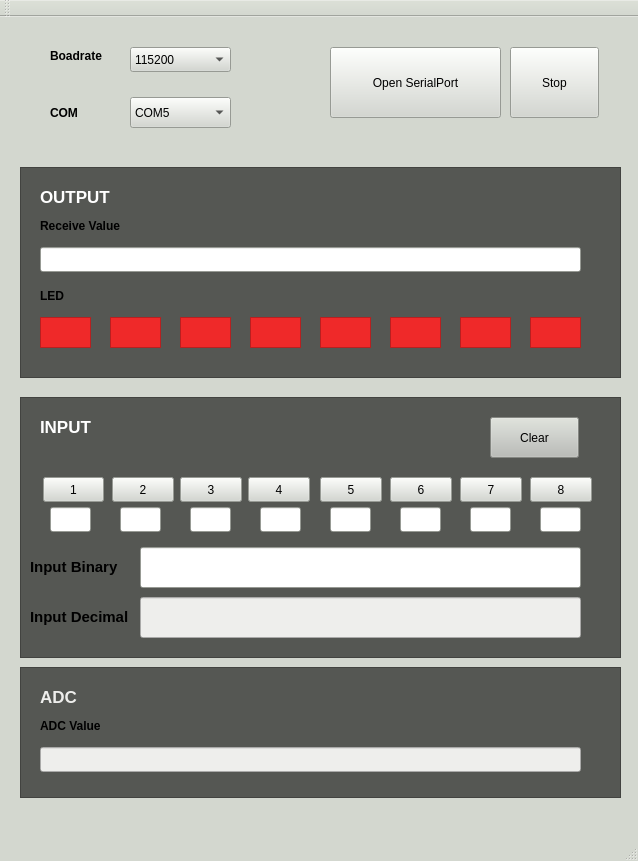
<?xml version="1.0" encoding="UTF-8"?>
<ui version="4.0">
 <class>MainWindow</class>
 <widget class="QMainWindow" name="MainWindow">
  <property name="geometry">
   <rect>
    <x>0</x>
    <y>0</y>
    <width>638</width>
    <height>861</height>
   </rect>
  </property>
  <property name="palette">
   <palette>
    <active>
     <colorrole role="WindowText">
      <brush brushstyle="SolidPattern">
       <color alpha="255">
        <red>0</red>
        <green>0</green>
        <blue>0</blue>
       </color>
      </brush>
     </colorrole>
     <colorrole role="Button">
      <brush brushstyle="SolidPattern">
       <color alpha="255">
        <red>211</red>
        <green>215</green>
        <blue>207</blue>
       </color>
      </brush>
     </colorrole>
     <colorrole role="Light">
      <brush brushstyle="SolidPattern">
       <color alpha="255">
        <red>255</red>
        <green>255</green>
        <blue>255</blue>
       </color>
      </brush>
     </colorrole>
     <colorrole role="Midlight">
      <brush brushstyle="SolidPattern">
       <color alpha="255">
        <red>233</red>
        <green>235</green>
        <blue>231</blue>
       </color>
      </brush>
     </colorrole>
     <colorrole role="Dark">
      <brush brushstyle="SolidPattern">
       <color alpha="255">
        <red>105</red>
        <green>107</green>
        <blue>103</blue>
       </color>
      </brush>
     </colorrole>
     <colorrole role="Mid">
      <brush brushstyle="SolidPattern">
       <color alpha="255">
        <red>141</red>
        <green>143</green>
        <blue>138</blue>
       </color>
      </brush>
     </colorrole>
     <colorrole role="Text">
      <brush brushstyle="SolidPattern">
       <color alpha="255">
        <red>0</red>
        <green>0</green>
        <blue>0</blue>
       </color>
      </brush>
     </colorrole>
     <colorrole role="BrightText">
      <brush brushstyle="SolidPattern">
       <color alpha="255">
        <red>255</red>
        <green>255</green>
        <blue>255</blue>
       </color>
      </brush>
     </colorrole>
     <colorrole role="ButtonText">
      <brush brushstyle="SolidPattern">
       <color alpha="255">
        <red>0</red>
        <green>0</green>
        <blue>0</blue>
       </color>
      </brush>
     </colorrole>
     <colorrole role="Base">
      <brush brushstyle="SolidPattern">
       <color alpha="255">
        <red>255</red>
        <green>255</green>
        <blue>255</blue>
       </color>
      </brush>
     </colorrole>
     <colorrole role="Window">
      <brush brushstyle="SolidPattern">
       <color alpha="255">
        <red>211</red>
        <green>215</green>
        <blue>207</blue>
       </color>
      </brush>
     </colorrole>
     <colorrole role="Shadow">
      <brush brushstyle="SolidPattern">
       <color alpha="255">
        <red>0</red>
        <green>0</green>
        <blue>0</blue>
       </color>
      </brush>
     </colorrole>
     <colorrole role="AlternateBase">
      <brush brushstyle="SolidPattern">
       <color alpha="255">
        <red>233</red>
        <green>235</green>
        <blue>231</blue>
       </color>
      </brush>
     </colorrole>
     <colorrole role="ToolTipBase">
      <brush brushstyle="SolidPattern">
       <color alpha="255">
        <red>255</red>
        <green>255</green>
        <blue>220</blue>
       </color>
      </brush>
     </colorrole>
     <colorrole role="ToolTipText">
      <brush brushstyle="SolidPattern">
       <color alpha="255">
        <red>0</red>
        <green>0</green>
        <blue>0</blue>
       </color>
      </brush>
     </colorrole>
    </active>
    <inactive>
     <colorrole role="WindowText">
      <brush brushstyle="SolidPattern">
       <color alpha="255">
        <red>0</red>
        <green>0</green>
        <blue>0</blue>
       </color>
      </brush>
     </colorrole>
     <colorrole role="Button">
      <brush brushstyle="SolidPattern">
       <color alpha="255">
        <red>211</red>
        <green>215</green>
        <blue>207</blue>
       </color>
      </brush>
     </colorrole>
     <colorrole role="Light">
      <brush brushstyle="SolidPattern">
       <color alpha="255">
        <red>255</red>
        <green>255</green>
        <blue>255</blue>
       </color>
      </brush>
     </colorrole>
     <colorrole role="Midlight">
      <brush brushstyle="SolidPattern">
       <color alpha="255">
        <red>233</red>
        <green>235</green>
        <blue>231</blue>
       </color>
      </brush>
     </colorrole>
     <colorrole role="Dark">
      <brush brushstyle="SolidPattern">
       <color alpha="255">
        <red>105</red>
        <green>107</green>
        <blue>103</blue>
       </color>
      </brush>
     </colorrole>
     <colorrole role="Mid">
      <brush brushstyle="SolidPattern">
       <color alpha="255">
        <red>141</red>
        <green>143</green>
        <blue>138</blue>
       </color>
      </brush>
     </colorrole>
     <colorrole role="Text">
      <brush brushstyle="SolidPattern">
       <color alpha="255">
        <red>0</red>
        <green>0</green>
        <blue>0</blue>
       </color>
      </brush>
     </colorrole>
     <colorrole role="BrightText">
      <brush brushstyle="SolidPattern">
       <color alpha="255">
        <red>255</red>
        <green>255</green>
        <blue>255</blue>
       </color>
      </brush>
     </colorrole>
     <colorrole role="ButtonText">
      <brush brushstyle="SolidPattern">
       <color alpha="255">
        <red>0</red>
        <green>0</green>
        <blue>0</blue>
       </color>
      </brush>
     </colorrole>
     <colorrole role="Base">
      <brush brushstyle="SolidPattern">
       <color alpha="255">
        <red>255</red>
        <green>255</green>
        <blue>255</blue>
       </color>
      </brush>
     </colorrole>
     <colorrole role="Window">
      <brush brushstyle="SolidPattern">
       <color alpha="255">
        <red>211</red>
        <green>215</green>
        <blue>207</blue>
       </color>
      </brush>
     </colorrole>
     <colorrole role="Shadow">
      <brush brushstyle="SolidPattern">
       <color alpha="255">
        <red>0</red>
        <green>0</green>
        <blue>0</blue>
       </color>
      </brush>
     </colorrole>
     <colorrole role="AlternateBase">
      <brush brushstyle="SolidPattern">
       <color alpha="255">
        <red>233</red>
        <green>235</green>
        <blue>231</blue>
       </color>
      </brush>
     </colorrole>
     <colorrole role="ToolTipBase">
      <brush brushstyle="SolidPattern">
       <color alpha="255">
        <red>255</red>
        <green>255</green>
        <blue>220</blue>
       </color>
      </brush>
     </colorrole>
     <colorrole role="ToolTipText">
      <brush brushstyle="SolidPattern">
       <color alpha="255">
        <red>0</red>
        <green>0</green>
        <blue>0</blue>
       </color>
      </brush>
     </colorrole>
    </inactive>
    <disabled>
     <colorrole role="WindowText">
      <brush brushstyle="SolidPattern">
       <color alpha="255">
        <red>105</red>
        <green>107</green>
        <blue>103</blue>
       </color>
      </brush>
     </colorrole>
     <colorrole role="Button">
      <brush brushstyle="SolidPattern">
       <color alpha="255">
        <red>211</red>
        <green>215</green>
        <blue>207</blue>
       </color>
      </brush>
     </colorrole>
     <colorrole role="Light">
      <brush brushstyle="SolidPattern">
       <color alpha="255">
        <red>255</red>
        <green>255</green>
        <blue>255</blue>
       </color>
      </brush>
     </colorrole>
     <colorrole role="Midlight">
      <brush brushstyle="SolidPattern">
       <color alpha="255">
        <red>233</red>
        <green>235</green>
        <blue>231</blue>
       </color>
      </brush>
     </colorrole>
     <colorrole role="Dark">
      <brush brushstyle="SolidPattern">
       <color alpha="255">
        <red>105</red>
        <green>107</green>
        <blue>103</blue>
       </color>
      </brush>
     </colorrole>
     <colorrole role="Mid">
      <brush brushstyle="SolidPattern">
       <color alpha="255">
        <red>141</red>
        <green>143</green>
        <blue>138</blue>
       </color>
      </brush>
     </colorrole>
     <colorrole role="Text">
      <brush brushstyle="SolidPattern">
       <color alpha="255">
        <red>105</red>
        <green>107</green>
        <blue>103</blue>
       </color>
      </brush>
     </colorrole>
     <colorrole role="BrightText">
      <brush brushstyle="SolidPattern">
       <color alpha="255">
        <red>255</red>
        <green>255</green>
        <blue>255</blue>
       </color>
      </brush>
     </colorrole>
     <colorrole role="ButtonText">
      <brush brushstyle="SolidPattern">
       <color alpha="255">
        <red>105</red>
        <green>107</green>
        <blue>103</blue>
       </color>
      </brush>
     </colorrole>
     <colorrole role="Base">
      <brush brushstyle="SolidPattern">
       <color alpha="255">
        <red>211</red>
        <green>215</green>
        <blue>207</blue>
       </color>
      </brush>
     </colorrole>
     <colorrole role="Window">
      <brush brushstyle="SolidPattern">
       <color alpha="255">
        <red>211</red>
        <green>215</green>
        <blue>207</blue>
       </color>
      </brush>
     </colorrole>
     <colorrole role="Shadow">
      <brush brushstyle="SolidPattern">
       <color alpha="255">
        <red>0</red>
        <green>0</green>
        <blue>0</blue>
       </color>
      </brush>
     </colorrole>
     <colorrole role="AlternateBase">
      <brush brushstyle="SolidPattern">
       <color alpha="255">
        <red>211</red>
        <green>215</green>
        <blue>207</blue>
       </color>
      </brush>
     </colorrole>
     <colorrole role="ToolTipBase">
      <brush brushstyle="SolidPattern">
       <color alpha="255">
        <red>255</red>
        <green>255</green>
        <blue>220</blue>
       </color>
      </brush>
     </colorrole>
     <colorrole role="ToolTipText">
      <brush brushstyle="SolidPattern">
       <color alpha="255">
        <red>0</red>
        <green>0</green>
        <blue>0</blue>
       </color>
      </brush>
     </colorrole>
    </disabled>
   </palette>
  </property>
  <property name="windowTitle">
   <string>MainWindow</string>
  </property>
  <widget class="QWidget" name="centralWidget">
   <widget class="QLineEdit" name="r_value">
    <property name="geometry">
     <rect>
      <x>40</x>
      <y>230</y>
      <width>541</width>
      <height>25</height>
     </rect>
    </property>
   </widget>
   <widget class="QLabel" name="label">
    <property name="geometry">
     <rect>
      <x>40</x>
      <y>200</y>
      <width>121</width>
      <height>17</height>
     </rect>
    </property>
    <property name="font">
     <font>
      <weight>75</weight>
      <bold>true</bold>
     </font>
    </property>
    <property name="text">
     <string>Receive Value</string>
    </property>
   </widget>
   <widget class="QLineEdit" name="result_view">
    <property name="geometry">
     <rect>
      <x>140</x>
      <y>530</y>
      <width>441</width>
      <height>41</height>
     </rect>
    </property>
   </widget>
   <widget class="QLabel" name="label_2">
    <property name="geometry">
     <rect>
      <x>40</x>
      <y>270</y>
      <width>67</width>
      <height>17</height>
     </rect>
    </property>
    <property name="font">
     <font>
      <weight>75</weight>
      <bold>true</bold>
     </font>
    </property>
    <property name="text">
     <string>LED</string>
    </property>
   </widget>
   <widget class="QFrame" name="led1">
    <property name="geometry">
     <rect>
      <x>40</x>
      <y>300</y>
      <width>51</width>
      <height>31</height>
     </rect>
    </property>
    <property name="styleSheet">
     <string notr="true">background-color: rgb(239, 41, 41);</string>
    </property>
    <property name="frameShape">
     <enum>QFrame::StyledPanel</enum>
    </property>
    <property name="frameShadow">
     <enum>QFrame::Raised</enum>
    </property>
   </widget>
   <widget class="QFrame" name="led2">
    <property name="geometry">
     <rect>
      <x>110</x>
      <y>300</y>
      <width>51</width>
      <height>31</height>
     </rect>
    </property>
    <property name="styleSheet">
     <string notr="true">background-color: rgb(239, 41, 41);</string>
    </property>
    <property name="frameShape">
     <enum>QFrame::StyledPanel</enum>
    </property>
    <property name="frameShadow">
     <enum>QFrame::Raised</enum>
    </property>
   </widget>
   <widget class="QFrame" name="led8">
    <property name="geometry">
     <rect>
      <x>530</x>
      <y>300</y>
      <width>51</width>
      <height>31</height>
     </rect>
    </property>
    <property name="styleSheet">
     <string notr="true">background-color: rgb(239, 41, 41);</string>
    </property>
    <property name="frameShape">
     <enum>QFrame::StyledPanel</enum>
    </property>
    <property name="frameShadow">
     <enum>QFrame::Raised</enum>
    </property>
   </widget>
   <widget class="QFrame" name="led6">
    <property name="geometry">
     <rect>
      <x>390</x>
      <y>300</y>
      <width>51</width>
      <height>31</height>
     </rect>
    </property>
    <property name="styleSheet">
     <string notr="true">background-color: rgb(239, 41, 41);</string>
    </property>
    <property name="frameShape">
     <enum>QFrame::StyledPanel</enum>
    </property>
    <property name="frameShadow">
     <enum>QFrame::Raised</enum>
    </property>
   </widget>
   <widget class="QFrame" name="led5">
    <property name="geometry">
     <rect>
      <x>320</x>
      <y>300</y>
      <width>51</width>
      <height>31</height>
     </rect>
    </property>
    <property name="styleSheet">
     <string notr="true">background-color: rgb(239, 41, 41);</string>
    </property>
    <property name="frameShape">
     <enum>QFrame::StyledPanel</enum>
    </property>
    <property name="frameShadow">
     <enum>QFrame::Raised</enum>
    </property>
   </widget>
   <widget class="QFrame" name="led7">
    <property name="geometry">
     <rect>
      <x>460</x>
      <y>300</y>
      <width>51</width>
      <height>31</height>
     </rect>
    </property>
    <property name="styleSheet">
     <string notr="true">background-color: rgb(239, 41, 41);</string>
    </property>
    <property name="frameShape">
     <enum>QFrame::StyledPanel</enum>
    </property>
    <property name="frameShadow">
     <enum>QFrame::Raised</enum>
    </property>
   </widget>
   <widget class="QFrame" name="led3">
    <property name="geometry">
     <rect>
      <x>180</x>
      <y>300</y>
      <width>51</width>
      <height>31</height>
     </rect>
    </property>
    <property name="styleSheet">
     <string notr="true">background-color: rgb(239, 41, 41);</string>
    </property>
    <property name="frameShape">
     <enum>QFrame::StyledPanel</enum>
    </property>
    <property name="frameShadow">
     <enum>QFrame::Raised</enum>
    </property>
   </widget>
   <widget class="QFrame" name="led4">
    <property name="geometry">
     <rect>
      <x>250</x>
      <y>300</y>
      <width>51</width>
      <height>31</height>
     </rect>
    </property>
    <property name="styleSheet">
     <string notr="true">background-color: rgb(239, 41, 41);</string>
    </property>
    <property name="frameShape">
     <enum>QFrame::StyledPanel</enum>
    </property>
    <property name="frameShadow">
     <enum>QFrame::Raised</enum>
    </property>
   </widget>
   <widget class="QPushButton" name="openBtn">
    <property name="geometry">
     <rect>
      <x>330</x>
      <y>30</y>
      <width>171</width>
      <height>71</height>
     </rect>
    </property>
    <property name="text">
     <string>Open SerialPort</string>
    </property>
   </widget>
   <widget class="QLineEdit" name="input_value6">
    <property name="geometry">
     <rect>
      <x>400</x>
      <y>490</y>
      <width>41</width>
      <height>25</height>
     </rect>
    </property>
   </widget>
   <widget class="QLineEdit" name="input_value5">
    <property name="geometry">
     <rect>
      <x>330</x>
      <y>490</y>
      <width>41</width>
      <height>25</height>
     </rect>
    </property>
   </widget>
   <widget class="QLineEdit" name="input_value7">
    <property name="geometry">
     <rect>
      <x>470</x>
      <y>490</y>
      <width>41</width>
      <height>25</height>
     </rect>
    </property>
   </widget>
   <widget class="QLineEdit" name="input_value1">
    <property name="geometry">
     <rect>
      <x>50</x>
      <y>490</y>
      <width>41</width>
      <height>25</height>
     </rect>
    </property>
   </widget>
   <widget class="QLineEdit" name="input_value4">
    <property name="geometry">
     <rect>
      <x>260</x>
      <y>490</y>
      <width>41</width>
      <height>25</height>
     </rect>
    </property>
   </widget>
   <widget class="QLineEdit" name="input_value2">
    <property name="geometry">
     <rect>
      <x>120</x>
      <y>490</y>
      <width>41</width>
      <height>25</height>
     </rect>
    </property>
   </widget>
   <widget class="QLineEdit" name="input_value3">
    <property name="geometry">
     <rect>
      <x>190</x>
      <y>490</y>
      <width>41</width>
      <height>25</height>
     </rect>
    </property>
   </widget>
   <widget class="QLineEdit" name="input_value8">
    <property name="geometry">
     <rect>
      <x>540</x>
      <y>490</y>
      <width>41</width>
      <height>25</height>
     </rect>
    </property>
   </widget>
   <widget class="QPushButton" name="btn8">
    <property name="geometry">
     <rect>
      <x>530</x>
      <y>460</y>
      <width>62</width>
      <height>25</height>
     </rect>
    </property>
    <property name="text">
     <string>8</string>
    </property>
   </widget>
   <widget class="QPushButton" name="btn3">
    <property name="geometry">
     <rect>
      <x>180</x>
      <y>460</y>
      <width>62</width>
      <height>25</height>
     </rect>
    </property>
    <property name="text">
     <string>3</string>
    </property>
   </widget>
   <widget class="QPushButton" name="btn4">
    <property name="geometry">
     <rect>
      <x>248</x>
      <y>460</y>
      <width>62</width>
      <height>25</height>
     </rect>
    </property>
    <property name="text">
     <string>4</string>
    </property>
   </widget>
   <widget class="QPushButton" name="btn5">
    <property name="geometry">
     <rect>
      <x>320</x>
      <y>460</y>
      <width>62</width>
      <height>25</height>
     </rect>
    </property>
    <property name="text">
     <string>5</string>
    </property>
   </widget>
   <widget class="QPushButton" name="btn7">
    <property name="geometry">
     <rect>
      <x>460</x>
      <y>460</y>
      <width>62</width>
      <height>25</height>
     </rect>
    </property>
    <property name="text">
     <string>7</string>
    </property>
   </widget>
   <widget class="QPushButton" name="btn6">
    <property name="geometry">
     <rect>
      <x>390</x>
      <y>460</y>
      <width>62</width>
      <height>25</height>
     </rect>
    </property>
    <property name="text">
     <string>6</string>
    </property>
   </widget>
   <widget class="QPushButton" name="btn2">
    <property name="geometry">
     <rect>
      <x>112</x>
      <y>460</y>
      <width>62</width>
      <height>25</height>
     </rect>
    </property>
    <property name="text">
     <string>2</string>
    </property>
   </widget>
   <widget class="QPushButton" name="btn1">
    <property name="geometry">
     <rect>
      <x>43</x>
      <y>460</y>
      <width>61</width>
      <height>25</height>
     </rect>
    </property>
    <property name="text">
     <string>1</string>
    </property>
   </widget>
   <widget class="QPushButton" name="stopBtn">
    <property name="geometry">
     <rect>
      <x>510</x>
      <y>30</y>
      <width>89</width>
      <height>71</height>
     </rect>
    </property>
    <property name="text">
     <string>Stop</string>
    </property>
   </widget>
   <widget class="QComboBox" name="comboBox">
    <property name="geometry">
     <rect>
      <x>130</x>
      <y>30</y>
      <width>101</width>
      <height>25</height>
     </rect>
    </property>
    <item>
     <property name="text">
      <string>115200</string>
     </property>
    </item>
   </widget>
   <widget class="QComboBox" name="comboBox_2">
    <property name="geometry">
     <rect>
      <x>130</x>
      <y>80</y>
      <width>101</width>
      <height>31</height>
     </rect>
    </property>
    <item>
     <property name="text">
      <string>COM5</string>
     </property>
    </item>
   </widget>
   <widget class="QLabel" name="label_3">
    <property name="geometry">
     <rect>
      <x>50</x>
      <y>80</y>
      <width>41</width>
      <height>31</height>
     </rect>
    </property>
    <property name="font">
     <font>
      <weight>75</weight>
      <bold>true</bold>
     </font>
    </property>
    <property name="text">
     <string>COM</string>
    </property>
   </widget>
   <widget class="QLabel" name="label_4">
    <property name="geometry">
     <rect>
      <x>50</x>
      <y>30</y>
      <width>71</width>
      <height>17</height>
     </rect>
    </property>
    <property name="font">
     <font>
      <weight>75</weight>
      <bold>true</bold>
     </font>
    </property>
    <property name="text">
     <string>Boadrate</string>
    </property>
   </widget>
   <widget class="QFrame" name="frame">
    <property name="geometry">
     <rect>
      <x>20</x>
      <y>150</y>
      <width>601</width>
      <height>211</height>
     </rect>
    </property>
    <property name="styleSheet">
     <string notr="true">background-color: rgb(85, 87, 83);</string>
    </property>
    <property name="frameShape">
     <enum>QFrame::StyledPanel</enum>
    </property>
    <property name="frameShadow">
     <enum>QFrame::Raised</enum>
    </property>
    <widget class="QLabel" name="label_5">
     <property name="geometry">
      <rect>
       <x>20</x>
       <y>20</y>
       <width>81</width>
       <height>17</height>
      </rect>
     </property>
     <property name="font">
      <font>
       <pointsize>13</pointsize>
       <weight>75</weight>
       <bold>true</bold>
       <underline>false</underline>
      </font>
     </property>
     <property name="text">
      <string>&lt;!DOCTYPE HTML PUBLIC &quot;-//W3C//DTD HTML 4.0//EN&quot; &quot;http://www.w3.org/TR/REC-html40/strict.dtd&quot;&gt;
&lt;html&gt;&lt;head&gt;&lt;meta name=&quot;qrichtext&quot; content=&quot;1&quot; /&gt;&lt;style type=&quot;text/css&quot;&gt;
p, li { white-space: pre-wrap; }
&lt;/style&gt;&lt;/head&gt;&lt;body style=&quot; font-family:'Ubuntu'; font-size:13pt; font-weight:600; font-style:normal;&quot;&gt;
&lt;p style=&quot; margin-top:0px; margin-bottom:0px; margin-left:0px; margin-right:0px; -qt-block-indent:0; text-indent:0px;&quot;&gt;&lt;span style=&quot; color:#ffffff;&quot;&gt;OUTPUT&lt;/span&gt;&lt;/p&gt;&lt;/body&gt;&lt;/html&gt;</string>
     </property>
    </widget>
   </widget>
   <widget class="QFrame" name="frame_2">
    <property name="geometry">
     <rect>
      <x>20</x>
      <y>380</y>
      <width>601</width>
      <height>261</height>
     </rect>
    </property>
    <property name="styleSheet">
     <string notr="true">background-color: rgb(85, 87, 83);</string>
    </property>
    <property name="frameShape">
     <enum>QFrame::StyledPanel</enum>
    </property>
    <property name="frameShadow">
     <enum>QFrame::Raised</enum>
    </property>
    <widget class="QLabel" name="label_6">
     <property name="geometry">
      <rect>
       <x>20</x>
       <y>20</y>
       <width>81</width>
       <height>17</height>
      </rect>
     </property>
     <property name="font">
      <font>
       <pointsize>13</pointsize>
       <weight>75</weight>
       <bold>true</bold>
       <underline>false</underline>
      </font>
     </property>
     <property name="text">
      <string>&lt;html&gt;&lt;head/&gt;&lt;body&gt;&lt;p&gt;&lt;span style=&quot; color:#ffffff;&quot;&gt;INPUT&lt;/span&gt;&lt;/p&gt;&lt;/body&gt;&lt;/html&gt;</string>
     </property>
    </widget>
    <widget class="QLineEdit" name="result_view_2">
     <property name="geometry">
      <rect>
       <x>120</x>
       <y>200</y>
       <width>441</width>
       <height>41</height>
      </rect>
     </property>
     <property name="styleSheet">
      <string notr="true">background-color: rgb(238, 238, 236);</string>
     </property>
    </widget>
    <widget class="QLabel" name="label_7">
     <property name="geometry">
      <rect>
       <x>10</x>
       <y>160</y>
       <width>101</width>
       <height>20</height>
      </rect>
     </property>
     <property name="font">
      <font>
       <pointsize>11</pointsize>
       <weight>75</weight>
       <bold>true</bold>
      </font>
     </property>
     <property name="text">
      <string>Input Binary</string>
     </property>
    </widget>
    <widget class="QLabel" name="label_8">
     <property name="geometry">
      <rect>
       <x>10</x>
       <y>210</y>
       <width>101</width>
       <height>20</height>
      </rect>
     </property>
     <property name="font">
      <font>
       <pointsize>11</pointsize>
       <weight>75</weight>
       <bold>true</bold>
      </font>
     </property>
     <property name="text">
      <string>Input Decimal</string>
     </property>
    </widget>
    <widget class="QPushButton" name="clearBtn_2">
     <property name="geometry">
      <rect>
       <x>470</x>
       <y>20</y>
       <width>89</width>
       <height>41</height>
      </rect>
     </property>
     <property name="styleSheet">
      <string notr="true">background-color: rgb(186, 189, 182);</string>
     </property>
     <property name="text">
      <string>Clear</string>
     </property>
    </widget>
   </widget>
   <widget class="QFrame" name="frame_3">
    <property name="geometry">
     <rect>
      <x>20</x>
      <y>650</y>
      <width>601</width>
      <height>131</height>
     </rect>
    </property>
    <property name="styleSheet">
     <string notr="true">background-color: rgb(85, 87, 83);</string>
    </property>
    <property name="frameShape">
     <enum>QFrame::StyledPanel</enum>
    </property>
    <property name="frameShadow">
     <enum>QFrame::Raised</enum>
    </property>
    <widget class="QLabel" name="label_9">
     <property name="geometry">
      <rect>
       <x>20</x>
       <y>20</y>
       <width>51</width>
       <height>17</height>
      </rect>
     </property>
     <property name="font">
      <font>
       <pointsize>13</pointsize>
       <weight>75</weight>
       <bold>true</bold>
       <underline>false</underline>
      </font>
     </property>
     <property name="text">
      <string>&lt;!DOCTYPE HTML PUBLIC &quot;-//W3C//DTD HTML 4.0//EN&quot; &quot;http://www.w3.org/TR/REC-html40/strict.dtd&quot;&gt;
&lt;html&gt;&lt;head&gt;&lt;meta name=&quot;qrichtext&quot; content=&quot;1&quot; /&gt;&lt;style type=&quot;text/css&quot;&gt;
p, li { white-space: pre-wrap; }
&lt;/style&gt;&lt;/head&gt;&lt;body style=&quot; font-family:'Ubuntu'; font-size:13pt; font-weight:600; font-style:normal;&quot;&gt;
&lt;p style=&quot; margin-top:0px; margin-bottom:0px; margin-left:0px; margin-right:0px; -qt-block-indent:0; text-indent:0px;&quot;&gt;&lt;span style=&quot; color:#eeeeec;&quot;&gt;ADC&lt;/span&gt;&lt;/p&gt;&lt;/body&gt;&lt;/html&gt;</string>
     </property>
    </widget>
    <widget class="QLabel" name="label_10">
     <property name="geometry">
      <rect>
       <x>20</x>
       <y>50</y>
       <width>121</width>
       <height>17</height>
      </rect>
     </property>
     <property name="font">
      <font>
       <weight>75</weight>
       <bold>true</bold>
      </font>
     </property>
     <property name="text">
      <string>ADC Value</string>
     </property>
    </widget>
    <widget class="QLineEdit" name="adc_value">
     <property name="geometry">
      <rect>
       <x>20</x>
       <y>80</y>
       <width>541</width>
       <height>25</height>
      </rect>
     </property>
     <property name="styleSheet">
      <string notr="true">background-color: rgb(238, 238, 236);</string>
     </property>
    </widget>
   </widget>
   <zorder>frame_2</zorder>
   <zorder>frame</zorder>
   <zorder>r_value</zorder>
   <zorder>label</zorder>
   <zorder>result_view</zorder>
   <zorder>label_2</zorder>
   <zorder>led1</zorder>
   <zorder>led2</zorder>
   <zorder>led8</zorder>
   <zorder>led6</zorder>
   <zorder>led5</zorder>
   <zorder>led7</zorder>
   <zorder>led3</zorder>
   <zorder>led4</zorder>
   <zorder>openBtn</zorder>
   <zorder>input_value6</zorder>
   <zorder>input_value5</zorder>
   <zorder>input_value7</zorder>
   <zorder>input_value1</zorder>
   <zorder>input_value4</zorder>
   <zorder>input_value2</zorder>
   <zorder>input_value3</zorder>
   <zorder>input_value8</zorder>
   <zorder>btn8</zorder>
   <zorder>btn3</zorder>
   <zorder>btn4</zorder>
   <zorder>btn5</zorder>
   <zorder>btn7</zorder>
   <zorder>btn6</zorder>
   <zorder>btn2</zorder>
   <zorder>btn1</zorder>
   <zorder>stopBtn</zorder>
   <zorder>comboBox</zorder>
   <zorder>comboBox_2</zorder>
   <zorder>label_3</zorder>
   <zorder>label_4</zorder>
   <zorder>frame_3</zorder>
  </widget>
  <widget class="QMenuBar" name="menuBar">
   <property name="geometry">
    <rect>
     <x>0</x>
     <y>0</y>
     <width>638</width>
     <height>22</height>
    </rect>
   </property>
  </widget>
  <widget class="QToolBar" name="mainToolBar">
   <attribute name="toolBarArea">
    <enum>TopToolBarArea</enum>
   </attribute>
   <attribute name="toolBarBreak">
    <bool>false</bool>
   </attribute>
  </widget>
  <widget class="QStatusBar" name="statusBar"/>
 </widget>
 <layoutdefault spacing="6" margin="11"/>
 <resources/>
 <connections/>
</ui>
